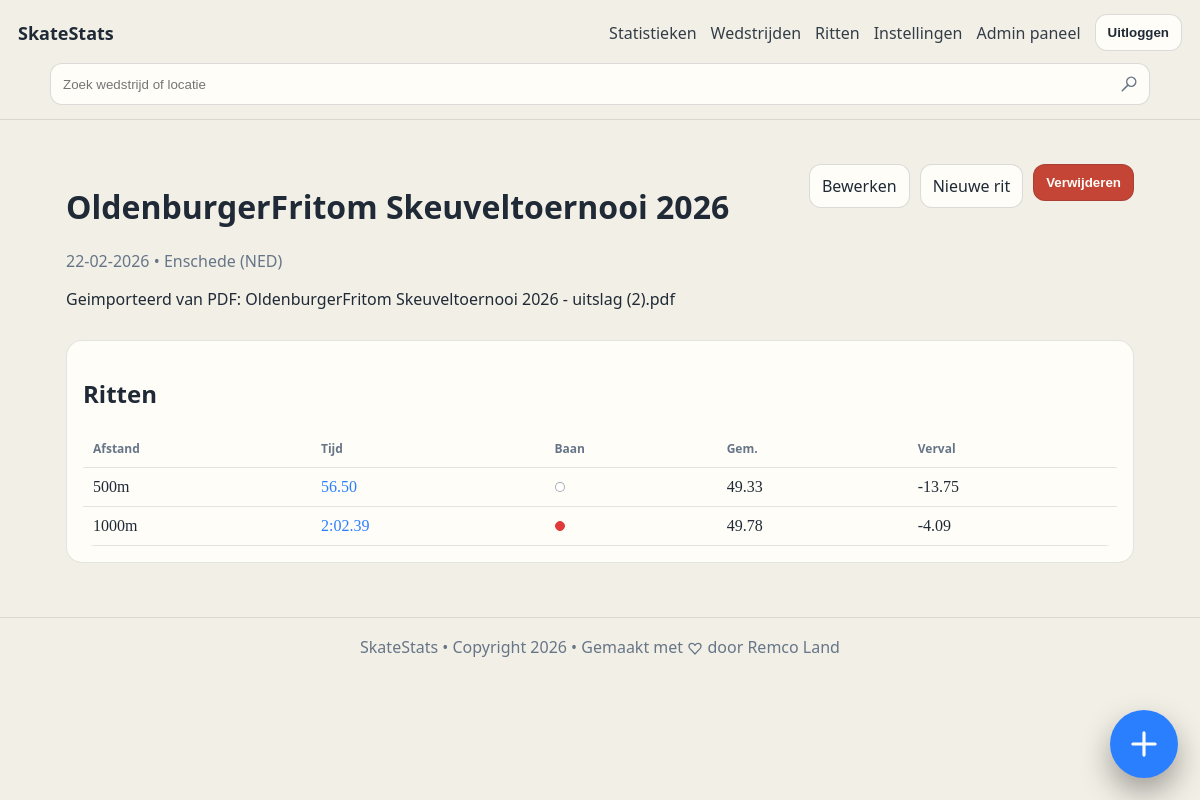
The app's page /competitions/355 (signed in), older data.
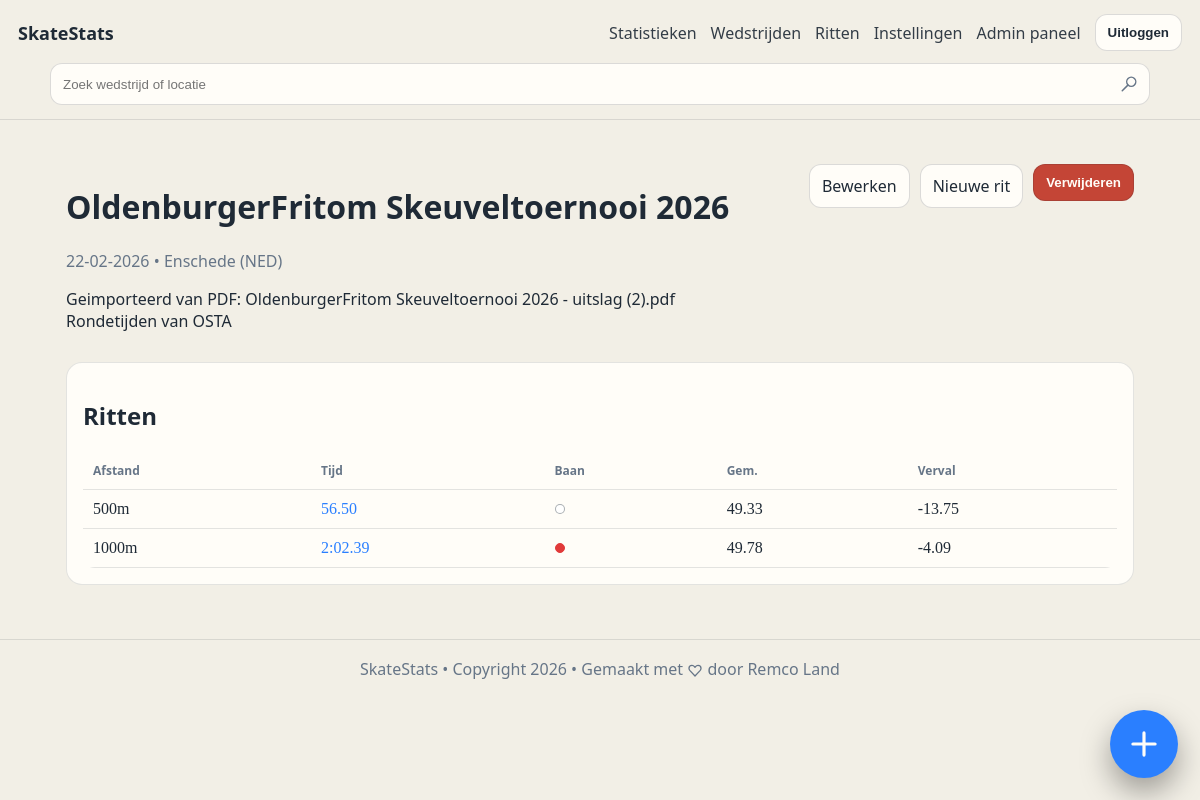
The same page, newer data.
### tables this page shows
CREATE TABLE competition (
              id INTEGER PRIMARY KEY AUTOINCREMENT,
              name TEXT NOT NULL,
              venue TEXT,
              competition_date TEXT NOT NULL, -- YYYY-MM-DD
              notes TEXT,
              created_at TEXT NOT NULL
            , owner_user_id INTEGER);

### app/main.py (the view)
@app.get("/competitions/{competition_id}", response_class=HTMLResponse)
def competition_detail(request: Request, competition_id: int):
    current_user = require_user(request)
    with db() as conn:
        comp = conn.execute(
            "SELECT * FROM competition WHERE id = ? AND owner_user_id = ?",
            (competition_id, int(current_user["id"])),
        ).fetchone()
        if not comp:
            return HTMLResponse("Competition not found", status_code=404)
        races = conn.execute(
            """
            SELECT r.*
            FROM race r
            WHERE r.competition_id = ? AND r.skater_id = ?
            ORDER BY r.distance_m ASC, r.total_time_ms ASC
            """,
            (competition_id, int(current_user["skater_id"])),
        ).fetchall()
    races_enriched = []
    for r in races:
        laps = laps_from_csv(r["laps_csv"])
        metrics = compute_race_metrics(laps, r["distance_m"])
        races_enriched.append((r, metrics))
    return render(
        request,
        "competition_detail.html",
        comp=comp,
        races=races_enriched,
        fmt_ms=fmt_ms,
        fmt_date=fmt_date_ymd_to_dmy,
        format_notes_html=format_notes_html,
    )

### app/main.py (called while the page is built)
def fmt_date_ymd_to_dmy(ymd: str | None) -> str:
    if not ymd:
        return "-"
    try:
        d = datetime.strptime(ymd, "%Y-%m-%d")
        return d.strftime("%d-%m-%Y")
    except ValueError:
        return ymd

def db() -> sqlite3.Connection:
    conn = sqlite3.connect(DB_PATH)
    conn.execute("PRAGMA foreign_keys = ON")
    conn.row_factory = sqlite3.Row
    return conn

def get_user_by_id(conn: sqlite3.Connection, user_id: int) -> Optional[sqlite3.Row]:
    return conn.execute(
        """
        SELECT u.*, s.name AS skater_name
        FROM user u
        JOIN skater s ON s.id = u.skater_id
        WHERE u.id = ?
        """,
        (user_id,),
    ).fetchone()

def normalize_theme_preference(raw_value: str) -> str:
    value = (raw_value or "").strip().lower()
    if value == "light":
        return "light"
    if value == "system":
        return "system"
    return "dark"

def resolved_theme(theme_preference: str) -> str:
    return "dark" if normalize_theme_preference(theme_preference) == "system" else normalize_theme_preference(theme_preference)

### app/templates/competition_detail.html
﻿{% extends "base.html" %}
{% block content %}
  <div class="row">
    <div>
      <h1>{{ comp.name }}</h1>
      <p class="muted">{{ fmt_date(comp.competition_date) }}{% if comp.venue %} &bull; {{ comp.venue }}{% endif %}</p>
      {% if comp.notes %}<p class="notes-block">{{ format_notes_html(comp.notes) }}</p>{% endif %}
    </div>
    <div class="row-actions">
      <a class="btn" href="/competitions/{{ comp.id }}/edit">Bewerken</a>
      <a class="btn" href="/races/new">Nieuwe rit</a>
      <form method="post" action="/competitions/{{ comp.id }}/delete" class="inline-form" onsubmit="return confirm('Weet je zeker dat je deze wedstrijd en alle gekoppelde ritten wilt verwijderen?');">
        <button type="submit" class="btn btn-danger">Verwijderen</button>
      </form>
    </div>
  </div>
  <section class="card">
    <h2>Ritten</h2>
    {% if races|length == 0 %}
      <p>Nog geen ritten in deze wedstrijd.</p>
    {% else %}
      <table>
        <thead>
          <tr>
            <th>Afstand</th><th>Tijd</th><th>Baan</th><th>Gem.</th><th>Verval</th>
          </tr>
        </thead>
        <tbody>
          {% for r, m in races %}
            <tr>
              <td class="mono">{{ r.distance_m }}m</td>
              <td class="mono"><a href="/races/{{ r.id }}">{{ fmt_ms(r.total_time_ms) }}</a>{% if r.dnf == 1 %} (DNF){% endif %}</td>
              <td>
                {% set lane_value = r.lane or "" %}
                {% set lane_norm = lane_value|lower %}
                {% if lane_value %}
                  {% if "binnen" in lane_norm %}
                    <span class="lane-dot lane-dot-indoor" aria-label="Binnenbaan" title="Binnenbaan"></span>
                  {% elif "buiten" in lane_norm %}
                    <span class="lane-dot lane-dot-outdoor" aria-label="Buitenbaan" title="Buitenbaan"></span>
                  {% else %}
                    <span class="lane-dot lane-dot-unknown" aria-label="{{ r.lane }}" title="{{ r.lane }}"></span>
                  {% endif %}
                {% else %}
                  -
                {% endif %}
              </td>
              <td class="mono">{% if m.avg_400 is not none %}{{ "%.2f"|format(m.avg_400) }}{% else %}-{% endif %}</td>
              <td class="mono">{% if m.fade_400eq is not none %}{{ "%.2f"|format(m.fade_400eq) }}{% else %}-{% endif %}</td>
            </tr>
          {% endfor %}
        </tbody>
      </table>
    {% endif %}
  </section>
{% endblock %}

Row changes from the older to the newer data that the page shows:
changed competition "Enschede (NED)": notes "Geimporteerd van PDF: OldenburgerFritom Skeuveltoernooi 2026 - uitslag (2).pdf" → "Geimporteerd van PDF: OldenburgerFritom Skeuveltoernooi 2026 - uitslag (2).pdf Rondetijden van OSTA"
